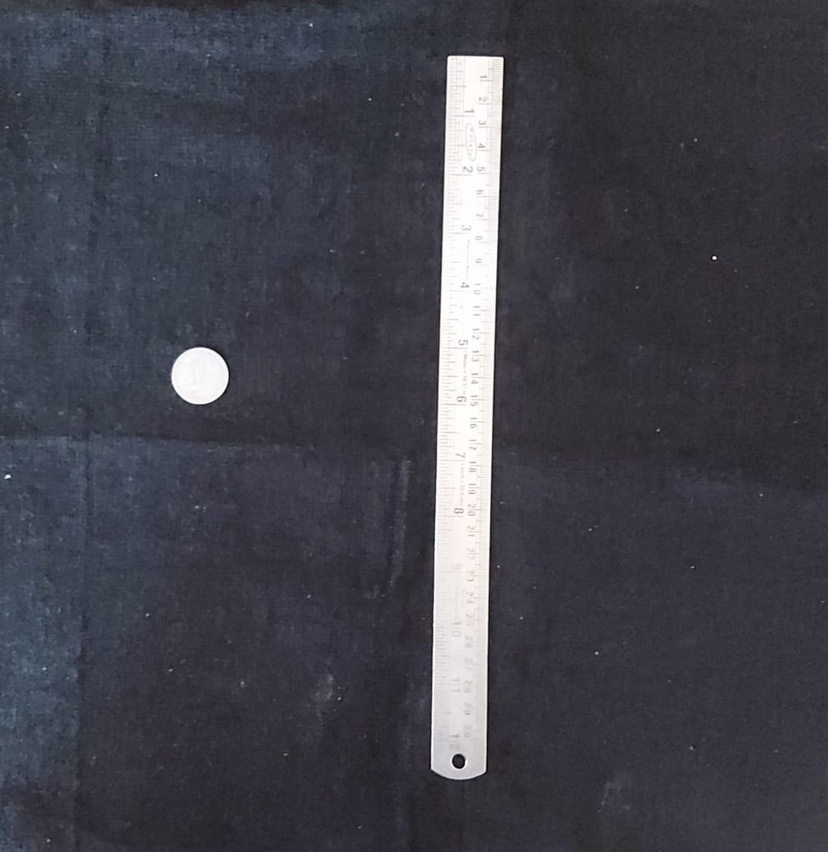
#> input picture Scale.jpeg, 828 x 852 px, shrunk from 1093 x 1124 before the run
$ python Object_dimension_mesarument.py
#> lines starting #> are read from the running program, lines starting #| are printed output that depends on the picture; after the words box and inside, x2 and y2 are one past the last pixel; in counts of white or black regions, pixels touching at a corner belong together

from scipy.spatial.distance import euclidean
from sklearn.cluster import KMeans
from imutils import perspective
from imutils import contours
import numpy as np
import imutils
import cv2


img_path = "Scale.jpeg"
image = cv2.imread(img_path)
#> image is the input picture: shape (852, 828, 3); mean B, G, R 75.5, 66.3, 66.1


gray = cv2.cvtColor(image, cv2.COLOR_BGR2GRAY)
blur = cv2.GaussianBlur(gray, (9, 9), 0)
edged = cv2.Canny(blur, 50, 100)
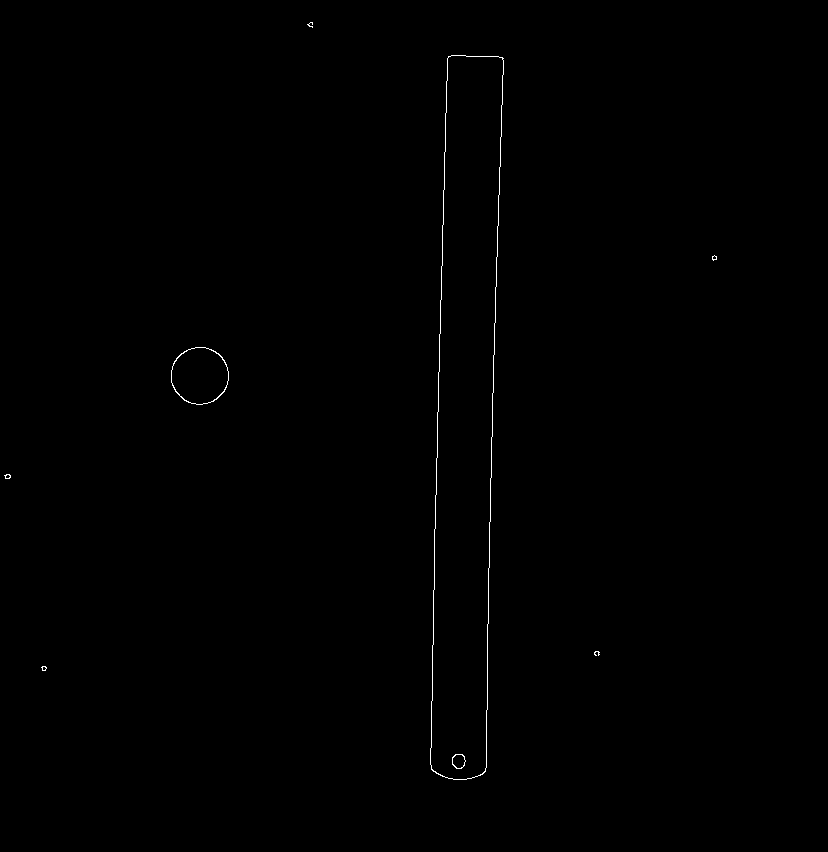
#> edged: shape (852, 828); 0.27% white in thin lines or dots, all inside (x1, y1, x2, y2) = (4, 22, 717, 780)
edged = cv2.dilate(edged, None, iterations=1)
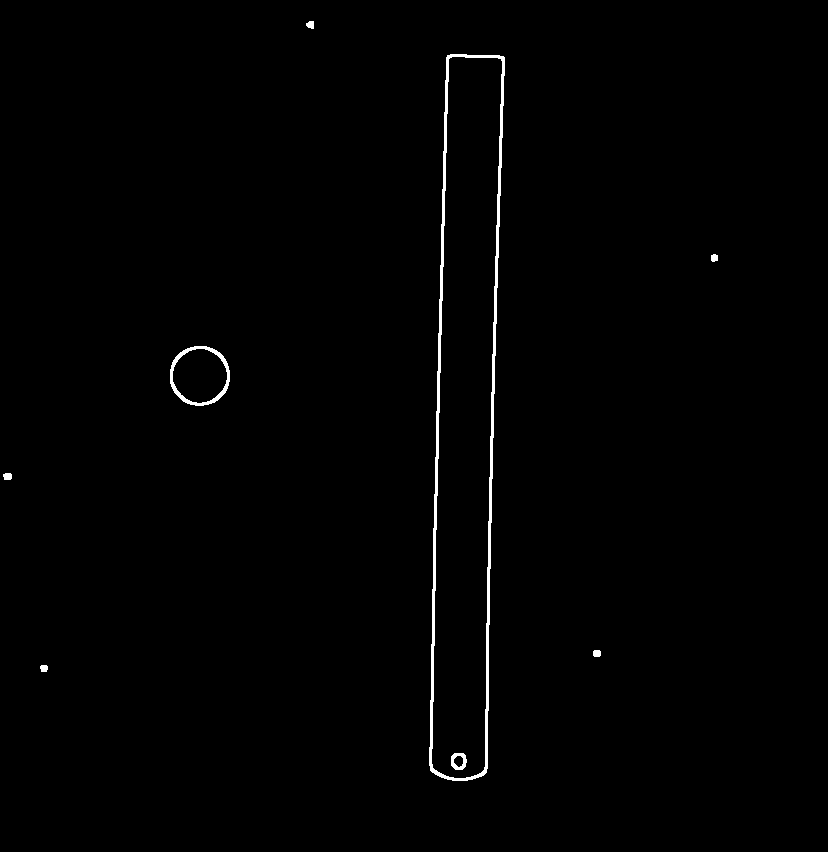
#> edged: shape (852, 828); 0.82% white; 8 white regions, largest, box (x1, y1, x2, y2) and area: (429, 54, 505, 781) 4736, (170, 346, 230, 406) 666, (451, 753, 467, 770) 159
edged = cv2.erode(edged, None, iterations=1)


cnts = cv2.findContours(edged.copy(), cv2.RETR_EXTERNAL, cv2.CHAIN_APPROX_SIMPLE)
#> cnts = 7 contours, 5 with area under 20; largest, box (x1, y1, x2, y2) and area: (430, 55, 504, 780) 39572, (171, 347, 229, 405) 2571
cnts = imutils.grab_contours(cnts)
(cnts, _) = contours.sort_contours(cnts)
cnts = [x for x in cnts if cv2.contourArea(x) > 100]
#> cnts = 2 contours; box (x1, y1, x2, y2) and area: (430, 55, 504, 780) 39572, (171, 347, 229, 405) 2571
ref_object = cnts[0]
#> ref_object = contour of 78 points, box (x1, y1, x2, y2) (171, 347, 229, 405), area 2571
box = cv2.minAreaRect(ref_object)
#> box = ((199.5, 375.5), (57, 57), -90)
box = cv2.boxPoints(box)
#> box = [[228, 404], [171, 404], [171, 347], [228, 347]]
box = np.array(box, dtype="int")
box = perspective.order_points(box)
#> box = [[171, 347], [228, 347], [228, 404], [171, 404]]
(tl, tr, br, bl) = box
#> tl = [171, 347]; tr = [228, 347]; br = [228, 404]; bl = [171, 404]
dist_in_pixel = euclidean(tl, tr)
#> dist_in_pixel = 57
dist_in_cm = 2.5#indian 1 rupee coin
pixel_per_cm = dist_in_pixel/dist_in_cm
#> pixel_per_cm = 22.8
for cnt in cnts:
	box = cv2.minAreaRect(cnt)
	box = cv2.boxPoints(box)
	box = np.array(box, dtype="int")
	box = perspective.order_points(box)
	(tl, tr, br, bl) = box
	cv2.drawContours(image, [box.astype("int")], -1, (0, 0, 255), 2)
	mid_pt_horizontal = (tl[0] + int(abs(tr[0] - tl[0])/2), tl[1] + int(abs(tr[1] - tl[1])/2))
	mid_pt_verticle = (tr[0] + int(abs(tr[0] - br[0])/2), tr[1] + int(abs(tr[1] - br[1])/2))
	wid = euclidean(tl, tr)/pixel_per_cm
	ht = euclidean(tr, br)/pixel_per_cm
	cv2.putText(image, "{:.1f}cm".format(wid), (int(mid_pt_horizontal[0] - 15), int(mid_pt_horizontal[1] - 10)),
		cv2.FONT_HERSHEY_SIMPLEX, 0.5, (255, 255, 0), 2)
	cv2.putText(image, "{:.1f}cm".format(ht), (int(mid_pt_verticle[0] + 10), int(mid_pt_verticle[1])),
		cv2.FONT_HERSHEY_SIMPLEX, 0.5, (255, 255, 0), 2)
#> this loop made 2 passes
#> (tl, tr, br, bl, mid_pt_horizontal, mid_pt_verticle, wid, ht) on passes 1 to 2: ([171, 347], [228, 347], [228, 404], [171, 404], (199, 347), (228, 375), 2.5, 2.5), ([445, 54], [503, 55], [485, 779], [427, 778], (474, 54), (512, 417), 2.54, 31.76)
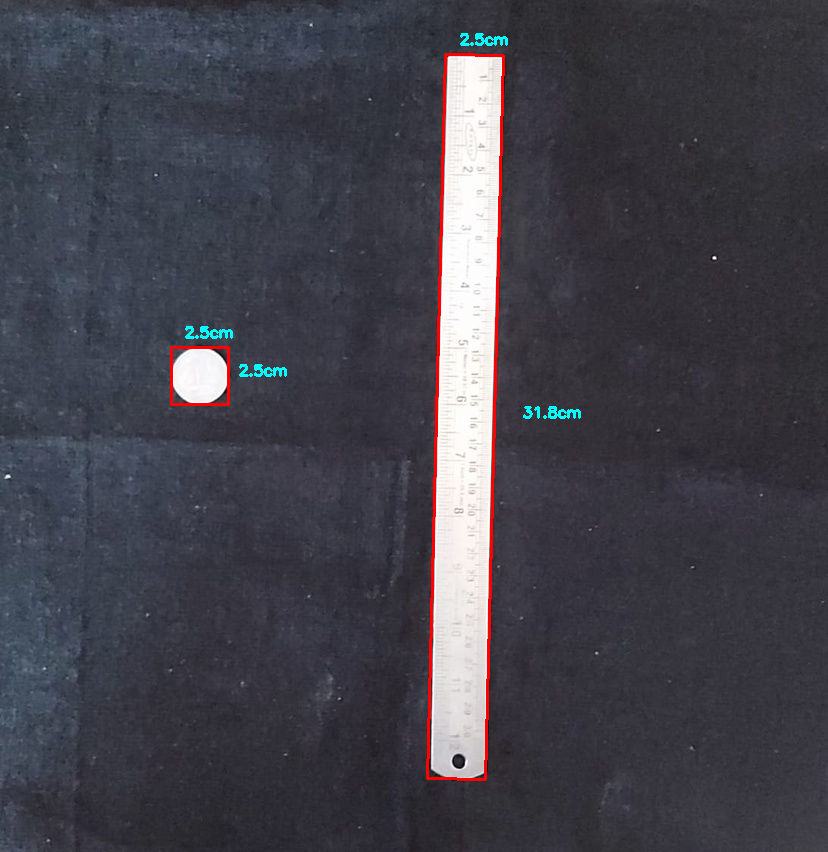
#> image: shape (852, 828, 3); 0.96% of pixels changed, all inside (x1, y1, x2, y2) = (170, 33, 581, 781)

cv2.imshow('new',image)
cv2.waitKey(0)
cv2.destroyAllWindows()
